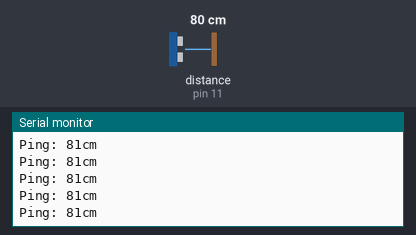
The sketch below on a simulated Arduino Uno, built with avr-gcc and run on an emulated ATmega328P. Shown: the last lines printed to the serial monitor. The test bench sets the inputs (shaded band); at power-on: distance to the obstacle (sensor on pin 11) 80 cm. The echo pulse lasts 58.3 µs per cm.

Above: at 1.2 s.
1.3 s: distance to the obstacle (sensor on pin 11) set to 2 cm
At 1.34 s:
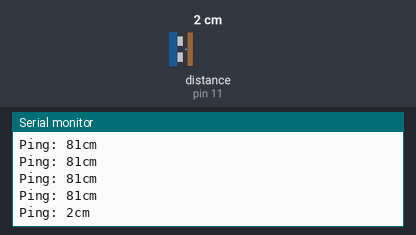
2.8 s: distance to the obstacle (sensor on pin 11) set to 60 cm
At 2.82 s:
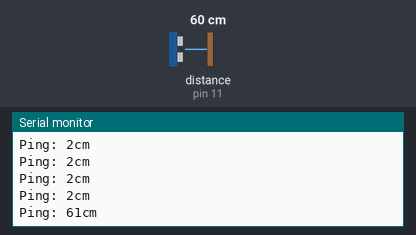
Timing chart, 0 to 5.8 s (numbered marks = the images above; inputs shaded):
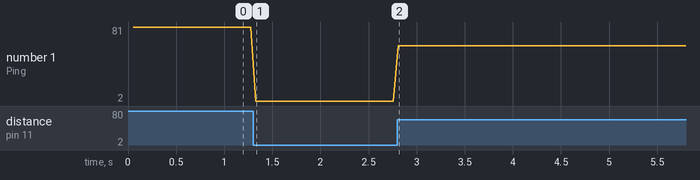

The sketch:

Ultrasonic_range.ino
```cpp
 /* ACC BatLab Basic Project Kit
  *
HC-SR04 Ultrasonic Range Sensor example

Download the NewPing library here:

https://bitbucket.org/teckel12/arduino-new-ping/downloads

and install it using these instructions:

https://www.arduino.cc/en/Guide/Libraries#toc4

For more information on the NewPing library, visit:

http://playground.arduino.cc/Code/NewPing

Hardware connections:

Connect ECHO pin to Arduino digital pin 11.
Connect TRIG pin to Arduino digital pin 12.
Connect VCC to Arduino 5V.
Connect GND to Arduino GND.

Open the serial monitor to see the distance to the nearest object.

*/

#include <NewPing.h>          //uses the NewPing library to do the work

const int TRIGGER_PIN = 12;
const int ECHO_PIN = 11;
const int MAX_DISTANCE = 200;   // maximum distance in cm to read


// Create an object called “sonar” of type “NewPing”
NewPing sonar(TRIGGER_PIN, ECHO_PIN, MAX_DISTANCE);

void setup()
{

// Opens communications with the serial monitor; be sure to
// set the speed to 115200 in the monitor window, too (at lower right)
// If the speeds don’t match, you’ll just get garbage on the screen

  Serial.begin(115200);
 }

void loop()

{
  delay(50);
  int uS = sonar.ping();  // returns value in microseconds
  Serial.print("Ping: ");
  Serial.print(uS / US_ROUNDTRIP_CM); //prints distance in cm
  Serial.println("cm");
}
```

Measured:
- after the input at 1.3 s, the serial monitor: prints a new line at once (image 1)
- after the input at 2.8 s, the serial monitor: prints a new line at once (image 2)
- plotted number 1: 81 → 2 after the input at 1.3 s, 2 → 61 after the input at 2.8 s
